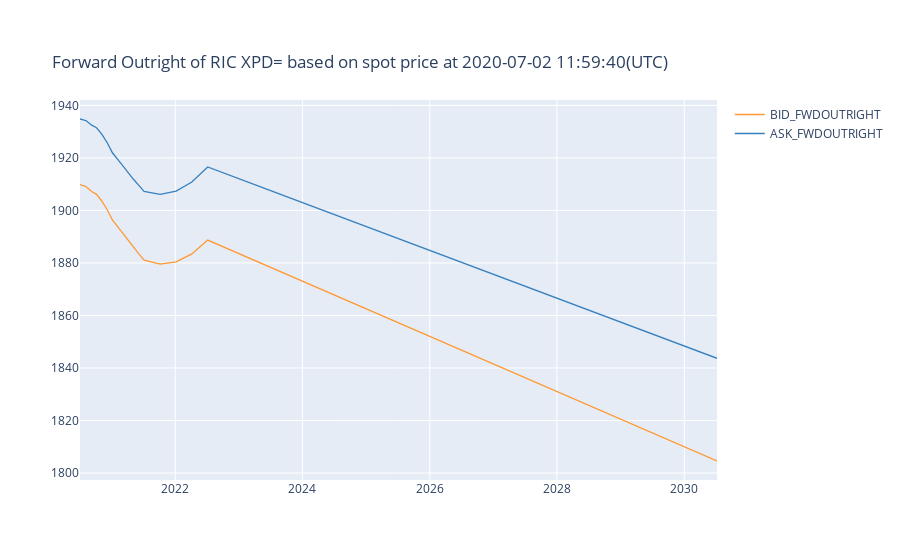

The notebook cell saved with this chart:
### Markdown cell above
Plot BID and ASK Forward Outright Prices graph according to the dataframe

### Code cell
cf.set_config_file(offline=True)
mylayout = cf.Layout(title={
        'text': "Forward Outright of RIC " + metal + " based on spot price at " + metal_datetime + "(UTC)",
        'y':0.9,
        'x':0.4,
        'xanchor': 'center',
        'yanchor': 'top'})
fwd_outright.iplot(kind='line',layout=mylayout)

### Figure 1 — Plotly figure (JSON) as saved in the notebook; plotly's stock layout.template omitted (floating-point values rounded to 4 significant figures)
{"data": [{"line": {"color": "rgba(255, 153, 51, 1.0)", "dash": "solid", "shape": "linear", "width": 1.3}, "mode": "lines", "name": "BID_FWDOUTRIGHT", "text": "", "type": "scatter", "x": ["2020-07-03", "2020-07-06", "2020-07-07", "2020-07-13", "2020-07-20", "2020-07-27", "2020-08-06", "2020-09-08", "2020-10-06", "2020-11-06", "2020-12-07", "2021-01-06", "2021-02-08", "2021-03-08", "2021-04-06", "2021-05-06", "2021-06-07", "2021-07-06", "2021-10-06", "2022-01-06", "2022-04-06", "2022-07-06", "2023-07-06", "2024-07-08", "2025-07-07", "2026-07-06", "2027-07-06", "2028-07-06", "2029-07-06", "2030-07-08"], "y": [1910.0, 1910.0, 1910.0, 1910.0, 1909.0, 1909.0, 1909.0, 1907.0, 1906.0, 1903.0, 1900.0, 1896.0, 1893.0, 1891.0, 1888.0, 1886.0, 1883.0, 1881.0, 1880.0, 1880.0, 1883.0, 1889.0, 1878.0, 1868.0, 1857.0, 1847.0, 1836.0, 1826.0, 1815.0, 1805.0]}, {"line": {"color": "rgba(55, 128, 191, 1.0)", "dash": "solid", "shape": "linear", "width": 1.3}, "mode": "lines", "name": "ASK_FWDOUTRIGHT", "text": "", "type": "scatter", "x": ["2020-07-03", "2020-07-06", "2020-07-07", "2020-07-13", "2020-07-20", "2020-07-27", "2020-08-06", "2020-09-08", "2020-10-06", "2020-11-06", "2020-12-07", "2021-01-06", "2021-02-08", "2021-03-08", "2021-04-06", "2021-05-06", "2021-06-07", "2021-07-06", "2021-10-06", "2022-01-06", "2022-04-06", "2022-07-06", "2023-07-06", "2024-07-08", "2025-07-07", "2026-07-06", "2027-07-06", "2028-07-06", "2029-07-06", "2030-07-08"], "y": [1935.0, 1935.0, 1935.0, 1935.0, 1935.0, 1934.0, 1934.0, 1932.0, 1931.0, 1929.0, 1926.0, 1922.0, 1919.0, 1917.0, 1914.0, 1912.0, 1909.0, 1907.0, 1906.0, 1907.0, 1911.0, 1917.0, 1907.0, 1898.0, 1889.0, 1880.0, 1871.0, 1862.0, 1853.0, 1844.0]}], "layout": {"title": {"text": "Forward Outright of RIC XPD= based on spot price at 2020-07-02 11:59:40(UTC)", "x": 0.4, "xanchor": "center", "y": 0.9, "yanchor": "top"}}}
